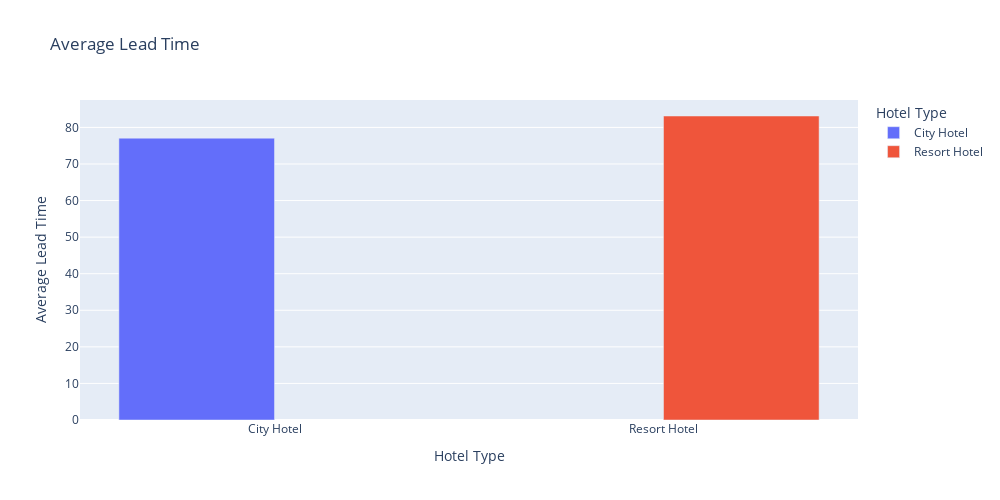

The notebook cell this image was saved under:
### Code cell
# Plot bar graphs
fig = px.bar(average_lead_time, x='Hotel Type', y='Average Lead Time', color='Hotel Type',
             title='Average Lead Time', labels={'value': 'Avg'},
             barmode = 'group'
             )

# Update layout to vary length and width
fig.update_layout(
    width=1000,
    height=500,
    bargap=0.2,
)

fig.show()

### Figure 1 — Plotly figure (JSON) as saved in the notebook; plotly's stock layout.template omitted (floating-point values rounded to 4 significant figures)
{"data": [{"alignmentgroup": "True", "hovertemplate": "Hotel Type=%{x}<br>Average Lead Time=%{y}<extra></extra>", "legendgroup": "City Hotel", "marker": {"color": "#636efa", "pattern": {"shape": ""}}, "name": "City Hotel", "offsetgroup": "City Hotel", "orientation": "v", "showlegend": true, "textposition": "auto", "type": "bar", "x": ["City Hotel"], "xaxis": "x", "y": [77.06], "yaxis": "y"}, {"alignmentgroup": "True", "hovertemplate": "Hotel Type=%{x}<br>Average Lead Time=%{y}<extra></extra>", "legendgroup": "Resort Hotel", "marker": {"color": "#EF553B", "pattern": {"shape": ""}}, "name": "Resort Hotel", "offsetgroup": "Resort Hotel", "orientation": "v", "showlegend": true, "textposition": "auto", "type": "bar", "x": ["Resort Hotel"], "xaxis": "x", "y": [83.12], "yaxis": "y"}], "layout": {"bargap": 0.2, "barmode": "group", "height": 500, "legend": {"title": {"text": "Hotel Type"}, "tracegroupgap": 0}, "title": {"text": "Average Lead Time"}, "width": 1000, "xaxis": {"anchor": "y", "autorange": true, "categoryarray": ["City Hotel", "Resort Hotel"], "categoryorder": "array", "domain": [0, 1], "range": [-0.5, 1.5], "title": {"text": "Hotel Type"}, "type": "category"}, "yaxis": {"anchor": "x", "autorange": true, "domain": [0, 1], "range": [0, 87.5], "title": {"text": "Average Lead Time"}, "type": "linear"}}}
